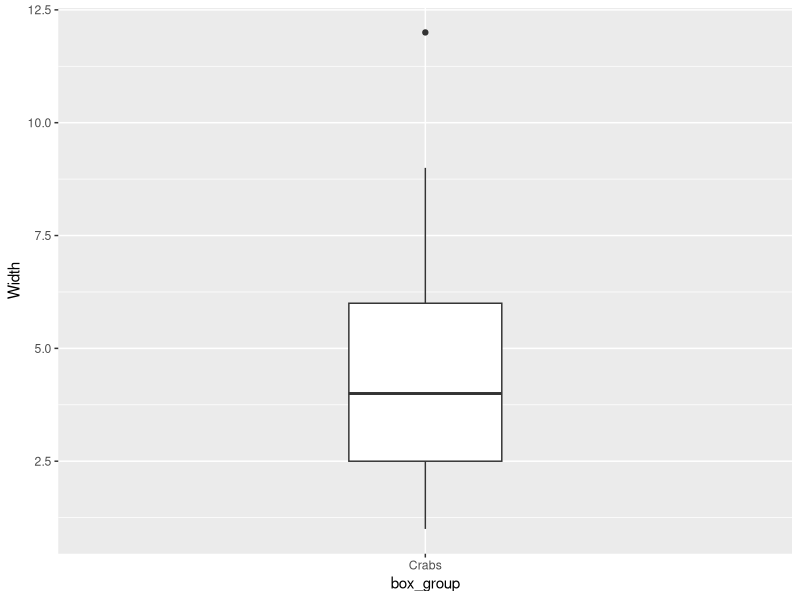
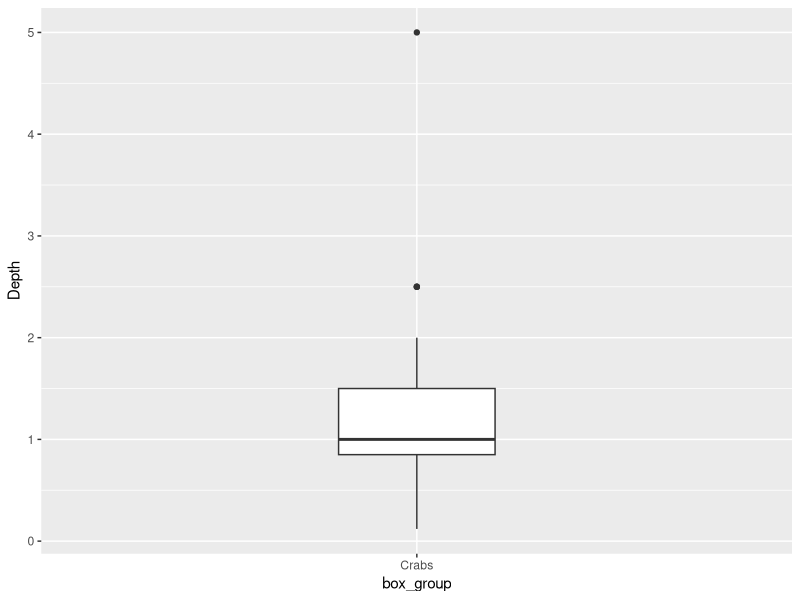
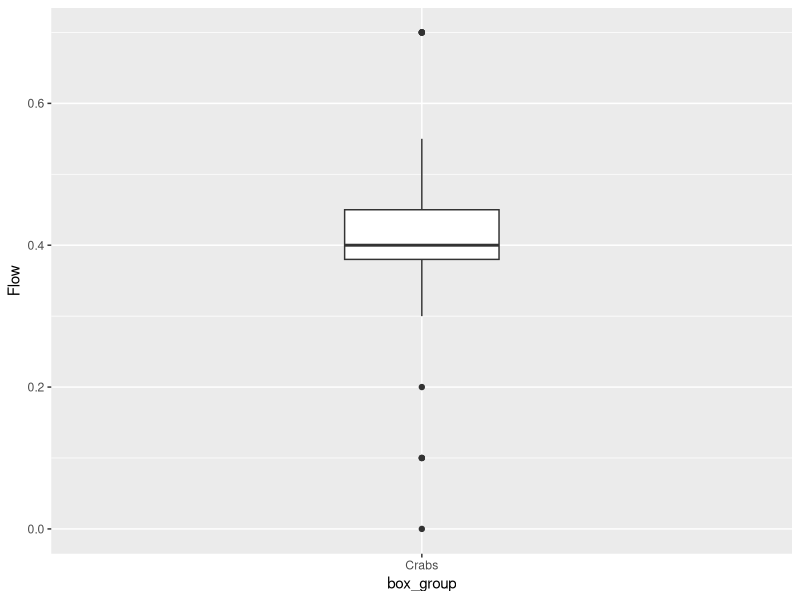
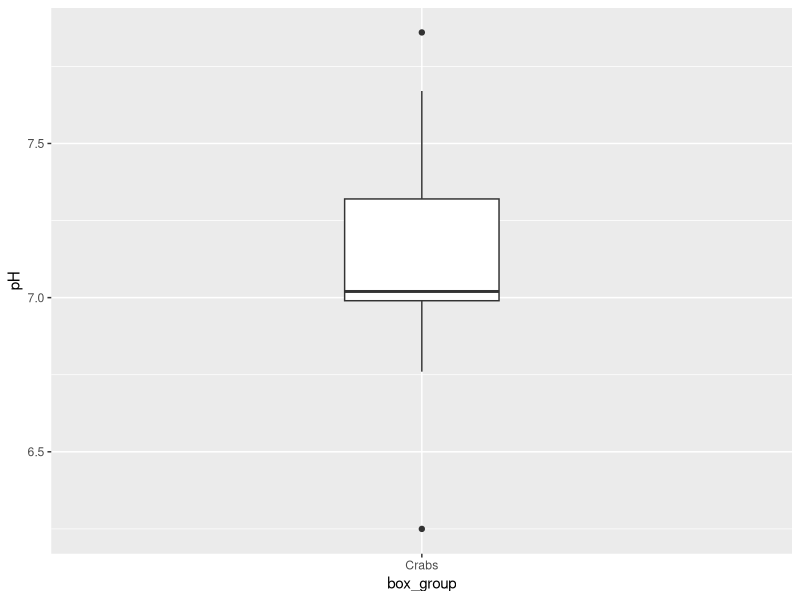
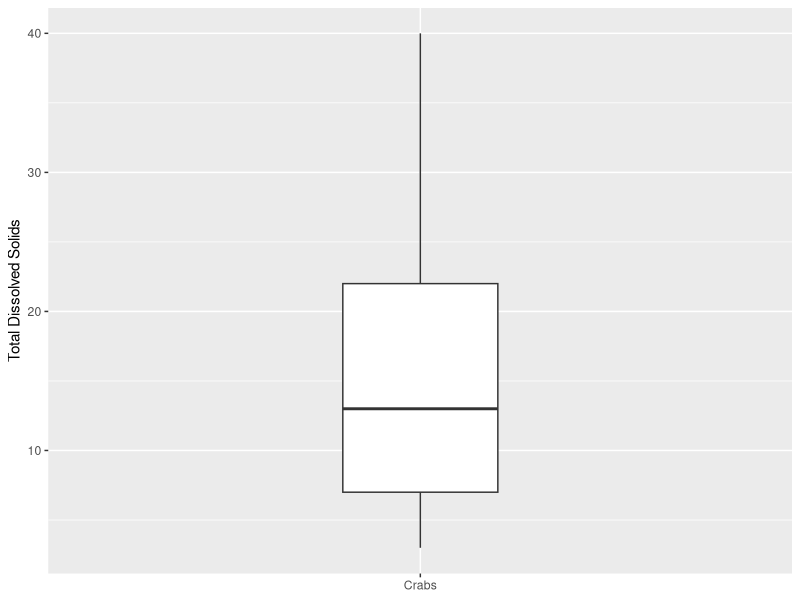
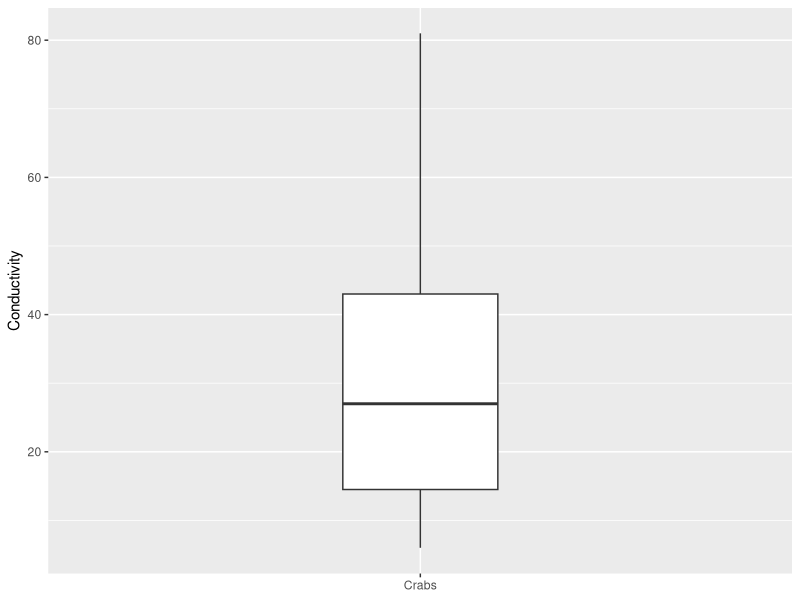
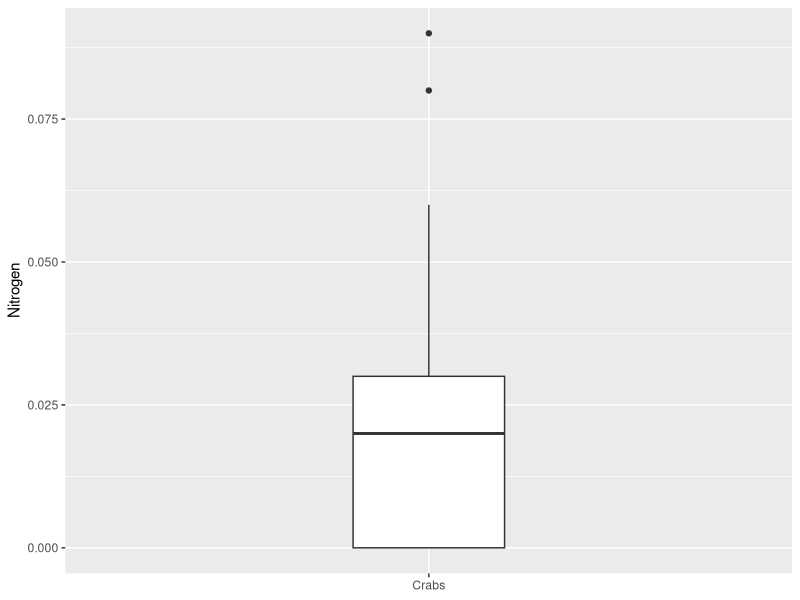
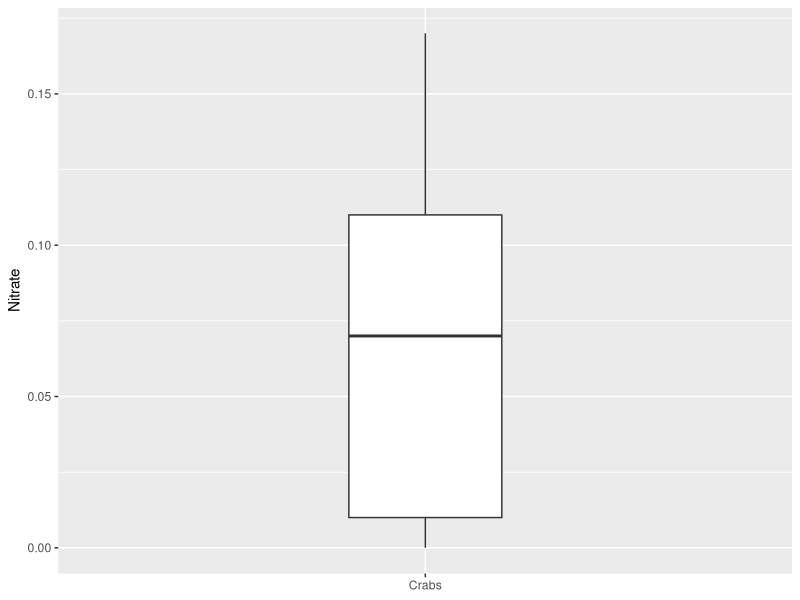

R code for these plots, in order:
## ---- chunk 1
library(tidyverse)
library(here)
library(GGally)
library(patchwork)
## ---- chunk 2
crabs_raw <- read_csv(here("Data","aegla_crabs.csv"))
## ---- chunk 3
view(crabs_raw)
## ---- chunk 4
crabs_data <- crabs_raw %>%
  select(Width, Depth, Flow, pH, TDS, Cond, N, Ni, Nt, Phos, Mg, Ca) %>%
  drop_na() %>% 
  mutate(box_group = "Crabs",row_order = 1:nrow(.))
## ---- chunk 5
view(crabs_data)
## ---- chunk 6
crabs_data %>% 
  ggplot(aes(x = box_group, 
             y = Width)) +
  geom_boxplot(width = 0.25)
## ---- chunk 7
crabs_data %>% 
  ggplot(aes(x = box_group, 
             y = Depth)) +
  geom_boxplot(width = 0.25)
## ---- chunk 8
crabs_data %>% 
  ggplot(aes(x = box_group, 
             y = Flow)) +
  geom_boxplot(width = 0.25)
## ---- chunk 9
crabs_data %>% 
  ggplot(aes(x = box_group, 
             y = pH)) +
  geom_boxplot(width = 0.25)
## ---- chunk 10
crabs_data %>% 
  ggplot(aes(x = box_group, 
             y = TDS)) +
  geom_boxplot(width = 0.25) +
  labs(x = NULL,
       y = "Total Dissolved Solids")
## ---- chunk 11
crabs_data %>% 
  ggplot(aes(x = box_group, 
             y = Cond)) +
  geom_boxplot(width = 0.25) +
  labs(x = NULL,
       y = "Conductivity")
## ---- chunk 12
crabs_data %>% 
  ggplot(aes(x = box_group, 
             y = N)) +
  geom_boxplot(width = 0.25) +
  labs(x = NULL,
       y = "Nitrogen")
## ---- chunk 13
crabs_data %>% 
  ggplot(aes(x = box_group, 
             y = Ni)) +
  geom_boxplot(width = 0.25) +
  labs(x = NULL,
       y = "Nitrate")
## ---- chunk 14
crabs_data %>%
  ggplot(aes(x = box_group,
             y = Nt)) +
  geom_boxplot(width = 0.25)+
   labs(x = NULL,
       y = "Nitrite Concentrations")
## ---- chunk 15
crabs_data %>%
  ggplot(aes(x = box_group,
             y = Phos)) +
  geom_boxplot(width = 0.25)+
   labs(x = NULL,
       y = "Phosphate")
## ---- chunk 16
crabs_data %>%
  ggplot(aes(x = box_group,
             y = Mg)) +
  geom_boxplot(width = 0.25)+
   labs(x = NULL,
       y = "Magnesium")
## ---- chunk 17
crabs_data %>%
  ggplot(aes(x = box_group,
             y = Ca)) +
  geom_boxplot(width = 0.25)+
   labs(x = NULL,
       y = "Calcium concentrations")
